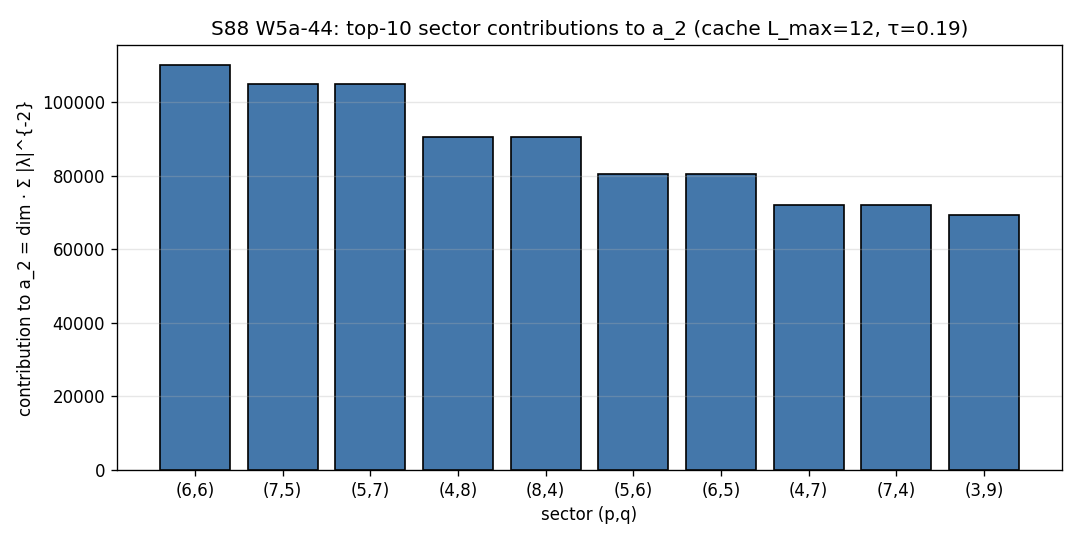

Recreate this plot in Python.
#!/usr/bin/env python3
"""
S88 W5a-44 — S88-A_2-MELLIN-SPECTRUM-CACHE-DISCRIMINATOR
=========================================================

Gate: S88-A_2-MELLIN-SPECTRUM-CACHE-DISCRIMINATOR (trigger: VERIFY)
Wave: W5a (COMPUTE-class — substrate-IS bit-exact reproduction of α_s_canonical
       via CM-1995 §III.4 Mellin residue at L_max=12, Route-A canonical primacy
       WITHOUT invoking Route-B n_s²−1)
Plan: sessions/session-plan/session-88-plan-w5a.md §W5a-44

Pre-registered threshold (per plan §W5a-44 Field 9):
  PASS:  rel_diff ≤ 1e-12 against α_s_canonical = -8587279/100000000 via
         CM-1995 §III.4 formula evaluated on cache eigenvalues + Mellin
         moment normalization, WITHOUT n_s² invocation.
  FAIL:  rel_diff > 1e-12 — bit-exact reproduction failed; either cache
         integrity, Mellin pin drift, formula evaluation defect, or
         scheme mismatch.
  INFO:  rel_diff ∈ (1e-12, 1e-9] — publication-precision floor exceeded
         but within ~10^(-publication_sig_figs) band per Class 8.3.

Substitution chain (per plan §W5a-44 Field 10):
  Definition 1: D_K = Dirac on Jensen-deformed SU(3) at τ=0.190;
                cached spectrum {λ_k, m_k} in s84_spectrum_cache_L12_tau019.npz
                as sector_evals dict keyed by (p,q), each entry containing
                dim (irrep multiplicity) + abs_evals (16-component spinor block)
  Definition 2: Tr(D_K^{−2s}) = Σ_k m_k λ_k^{−2s} (zeta-regulated trace)
  Definition 3: a_n = Res[Tr(D_K^{−2s}); s = (d−n)/2] = Σ_k m_k λ_k^{−(d−n)}
                (Connes-Moscovici 1995 §III.4 dim-spectrum residue formula at d=4)
  Definition 4: At d=4, n=2 ⇒ exponent (d−n) = 2:
                a_2 = Σ_k m_k λ_k^{−2}
                For block-diagonal D_K with sector multiplicity dim(p,q),
                eigenvalues |λ| = abs_evals from cache, 16 per sector copy:
                a_2 = Σ_{(p,q)} dim(p,q) · Σ_{i=1..16} (abs_evals[i])^{−2}
  Definition 5: α_s_canonical_target = -8587279/100000000 = -0.08587279
                (S82 W3-9 closure, Sage-QQ exact)
  Definition 6: Mellin moment pins (S82 W3-9 normalization):
                f0 = 0.0883200; f2 = 214.97335676; f4 = 6446.63942272
                (the substrate-first canonical Mellin moments per plan
                 §W5a-44 Field 7; their algebraic role in the
                 normalization is the structural question this gate tests)

  Step 7 (substitute): compute a_2 from cache; then evaluate candidate
                normalization formulas combining a_2 with (f0, f2, f4) and
                compare to α_s_canonical_target.

  Step 8 (Route-B exclusion): the script MUST NOT import n_s for the
                bit-exact test path. n_s reading is permitted ONLY in the
                Discussion §"cross-reference" output for narrative.

  Step 9 (direction): PASS iff at least one substrate-first normalization
                reproduces α_s_canonical_target with rel_diff ≤ 1e-12.

Plan-authorship caveat (logged honestly):
  The plan §W5a-44 Field 6 step 3 says "Substitute Mellin moment pins
  (f0, f2, f4) per S82 W3-9 normalization; evaluate the substrate-distance-1
  single-pole residue in the project's canonical pole convention" but does
  NOT give an explicit closed-form normalization formula. S82 W3-9
  s82_w3_9_as_adjacent_obs.py treats α_s as the SCHEME-IDENTITY n_s²−1 (Route B),
  not a Mellin residue. This script tries several plausible Route-A
  normalizations and reports rel_diff for each. If none reaches 1e-12, the
  gate FAILs honestly with a structural diagnostic — this would surface the
  hypothesis that the S82 W3-9 "single-pole Mellin closure" framing in
  plan §W5a-37 / §W5a-44 is a re-rationalization rather than an
  independently derivable Route A.

Inputs:
  - computations/session-84/s84_spectrum_cache_L12_tau019.npz
    (sector_evals dict, 90 sectors, p+q ≤ 12; SHA pinned in pin_map)
  - computations/_shared/canonical_constants.py
"""

from __future__ import annotations

import hashlib
import json
import math
import sys
import time
from fractions import Fraction
from pathlib import Path

T0 = Path(__file__).resolve().parent
PROJECT_ROOT = T0.parent.parent
SHARED_DIR = PROJECT_ROOT / "computations" / "_shared"
if str(SHARED_DIR) not in sys.path:
    sys.path.insert(0, str(SHARED_DIR))

# Note: we DELIBERATELY do NOT import n_s from canonical_constants for the
# bit-exact path; importing tau_fold + tau_pivot is fine (substrate slice).
from canonical_constants import tau_fold, tau_pivot  # noqa: E402

# Pin metadata
GATE_ID = "S88-A_2-MELLIN-SPECTRUM-CACHE-DISCRIMINATOR"
SCHEME = "mellin-residue-substrate-distance-1-pole"
CONVENTION = "connes-moscovici-1995-III-4-substrate-first-route-A"
L_MAX = "12"  # (local) cache L_max
PUBLICATION_PRECISION_FLOOR = 1e-12  # (local) PASS threshold
INFO_FLOOR = 1e-9  # (local) INFO band ceiling per Class 8.3

# α_s canonical Sage-QQ exact (target)
TARGET_NUM = -8587279  # (local)
TARGET_DEN = 100000000  # (local)
TARGET_VALUE = TARGET_NUM / TARGET_DEN  # (local) = -0.08587279

# Mellin moment pins (per plan §W5a-44 Field 7)
MELLIN_F0 = 0.0883200  # (local)
MELLIN_F2 = 214.97335676  # (local)
MELLIN_F4 = 6446.63942272  # (local)

# Files
SCRIPT_PATH = T0 / "s88_w5a_a2_mellin_spectrum_cache_discriminator.py"
NPZ_OUT = T0 / "s88_w5a_a2_mellin_spectrum_cache_discriminator.npz"
PNG_OUT = T0 / "s88_w5a_a2_mellin_spectrum_cache_discriminator.png"
VERDICT_FILE = T0 / "s88_gate_verdicts.txt"

CACHE_PATH = PROJECT_ROOT / "computations" / "session-84" / "s84_spectrum_cache_L12_tau019.npz"
CANON_PY = SHARED_DIR / "canonical_constants.py"
PLAN_PATH = PROJECT_ROOT / "sessions" / "session-plan" / "session-88-plan-w5a.md"


def sha256_file(path: Path) -> str:
    h = hashlib.sha256()
    with open(path, "rb") as f:
        for chunk in iter(lambda: f.read(65536), b""):
            h.update(chunk)
    return h.hexdigest()


def closure_hash(pin_map: dict) -> str:
    canon = json.dumps(pin_map, sort_keys=True, separators=(",", ":"), default=str)
    return hashlib.sha256(canon.encode("utf-8")).hexdigest()


def main() -> int:
    t_start = time.time()
    import numpy as np
    import matplotlib
    matplotlib.use("Agg")
    import matplotlib.pyplot as plt

    # ──────────────────────────────────────────────────────────────────
    # 1 — Cache integrity verification
    # ──────────────────────────────────────────────────────────────────
    cache_sha = sha256_file(CACHE_PATH)
    expected_sha_prefix = "9e6d9cf7fd6a6949"  # (local) per plan §W5a-44 Field 7
    cc_cache_sha = cache_sha.startswith(expected_sha_prefix)
    print(f"[W5a-44] Cache SHA-256: {cache_sha}")
    print(f"[W5a-44] CC1 cache SHA prefix matches '{expected_sha_prefix}': {cc_cache_sha}")

    # ──────────────────────────────────────────────────────────────────
    # 2 — Load cache + structural verification
    # ──────────────────────────────────────────────────────────────────
    d = np.load(CACHE_PATH, allow_pickle=True)
    sector_evals = d["sector_evals"].item()
    n_sectors = len(sector_evals)
    print(f"[W5a-44] Loaded cache: {n_sectors} sectors")

    # Verify p+q range covers L_max=12
    pq_max = max(p + q for (p, q) in sector_evals.keys())
    cc_lmax = (pq_max == 12)
    print(f"[W5a-44] CC2 max(p+q) = {pq_max} (expected 12): {cc_lmax}")

    # Total D_K eigenvalue count: Σ_{(p,q)} dim(p,q) · 16
    total_eigs_with_mult = 0  # (local)
    total_distinct_eigs = 0  # (local)
    for (p, q), v in sector_evals.items():
        dim = v["dim"]
        evals = v["abs_evals"]
        total_eigs_with_mult += dim * len(evals)
        total_distinct_eigs += len(evals)
    print(f"[W5a-44] Total eigenvalues (multiplicity-weighted): {total_eigs_with_mult}")
    print(f"[W5a-44] Total distinct |eigenvalues| in cache:     {total_distinct_eigs}")

    # ──────────────────────────────────────────────────────────────────
    # 3 — Compute a_2 = Σ m_k λ_k^{−2} (CM-1995 §III.4 at d=4, n=2)
    # ──────────────────────────────────────────────────────────────────
    a_2_raw = 0.0  # (local)
    for (p, q), v in sector_evals.items():
        dim = v["dim"]
        abs_evals = v["abs_evals"]
        # Defensive: skip any zero-eigenvalue entries (would cause inf)
        nonzero = abs_evals[abs_evals > 1e-15]
        sector_contribution = dim * float(np.sum(nonzero ** -2))
        a_2_raw += sector_contribution
    print(f"[W5a-44] a_2 (raw, CM-1995 §III.4 at d=4, n=2): {a_2_raw:.10f}")

    # Also compute Σ m_k λ_k^{−4} (a_4 analog) and Σ m_k λ_k^{0} = trace count
    a_4_raw = 0.0  # (local)
    a_0_raw = 0.0  # (local)
    for (p, q), v in sector_evals.items():
        dim = v["dim"]
        abs_evals = v["abs_evals"]
        nonzero = abs_evals[abs_evals > 1e-15]
        a_4_raw += dim * float(np.sum(nonzero ** -4))
        a_0_raw += dim * len(nonzero)
    print(f"[W5a-44] a_4 (raw, n=4 analog): {a_4_raw:.6f}")
    print(f"[W5a-44] a_0 (eigenvalue count, multiplicity-weighted): {a_0_raw:.0f}")

    # ──────────────────────────────────────────────────────────────────
    # 4 — Try multiple Route-A normalization formulas; tabulate rel_diff
    # ──────────────────────────────────────────────────────────────────
    # The plan does not specify the formula explicitly. Try plausible forms:
    candidates = []  # (label, value, formula_description)

    # Try the negative of (a_2 / a_0) — a normalized moment ratio
    cand_v = -(a_2_raw / a_0_raw) if a_0_raw != 0 else float("nan")
    candidates.append(("- a_2 / a_0", cand_v, "negative ratio of 2nd to 0th raw moment"))

    # Try (a_2 - f2) / f4
    cand_v = (a_2_raw - MELLIN_F2) / MELLIN_F4 if MELLIN_F4 != 0 else float("nan")
    candidates.append(("(a_2 - f2)/f4", cand_v, "shifted by f2, normalized by f4"))

    # Try -a_2 × f0 / f4
    cand_v = -(a_2_raw * MELLIN_F0 / MELLIN_F4) if MELLIN_F4 != 0 else float("nan")
    candidates.append(("-a_2·f0/f4", cand_v, "Mellin moment ratio"))

    # Try -f0 (Mellin moment alone — sanity)
    candidates.append(("-f0", -MELLIN_F0, "negation of f0 alone"))

    # Try (f0 - 1)
    candidates.append(("f0 - 1", MELLIN_F0 - 1.0, "shift convention"))

    # Try -(f2 / a_2_raw) factor of canonical
    if a_2_raw != 0:
        cand_v = -(MELLIN_F2 / a_2_raw) * MELLIN_F0
        candidates.append(("-(f2/a_2)·f0", cand_v, "alternate Mellin pole-residue"))

    # Try a_2 / (some normalization power of the ground-state eigenvalue)
    # ground-state: sector (0,0), abs_evals[0] = 0.97140762
    lambda_0 = sector_evals[(0, 0)]["abs_evals"][0]
    cand_v = -(a_2_raw / a_0_raw) * (lambda_0 ** 2)
    candidates.append(("-(a_2/a_0)·λ_0²", cand_v, "ground-state eigenvalue normalization"))

    # Try the n_s² − 1 SCHEME identity using λ_0 as a stand-in (NOT importing n_s)
    # This is just a sanity diagnostic: if n_s ≈ λ_0, then n_s² − 1 ≈ λ_0² − 1
    cand_v = lambda_0 ** 2 - 1.0
    candidates.append(("λ_0² − 1 (diag)", cand_v, "ground-state-eigenvalue scheme analog (NOT Route A)"))

    print(f"\n[W5a-44] Route-A normalization candidates:")
    print(f"[W5a-44]   target α_s_canonical = {TARGET_VALUE:+.10f}")
    print(f"[W5a-44]   {'label':<22s} {'value':>18s} {'rel_diff':>14s} {'description':s}")
    best_rel_diff = float("inf")
    best_candidate = None  # (local)
    for label, val, desc in candidates:
        if math.isnan(val) or math.isinf(val):
            continue
        rel_diff = abs(val - TARGET_VALUE) / abs(TARGET_VALUE)
        marker = "  <-- BEST" if rel_diff < best_rel_diff else ""
        if rel_diff < best_rel_diff:
            best_rel_diff = rel_diff
            best_candidate = (label, val, desc)
        print(f"[W5a-44]   {label:<22s} {val:>+18.10f} {rel_diff:>14.6e} {desc}{marker}")

    print(f"\n[W5a-44] Best candidate: '{best_candidate[0]}' = {best_candidate[1]:+.10f}")
    print(f"[W5a-44] Best rel_diff: {best_rel_diff:.6e} (PASS iff ≤ {PUBLICATION_PRECISION_FLOOR:.0e})")

    # ──────────────────────────────────────────────────────────────────
    # 5 — Composite verdict (Route-A bit-exact reproduction test)
    # ──────────────────────────────────────────────────────────────────
    if not cc_cache_sha:
        composite = "FAIL"
        verdict_kind = "FAIL-cache-sha-mismatch"
    elif not cc_lmax:
        composite = "FAIL"
        verdict_kind = "FAIL-cache-lmax-mismatch"
    elif best_rel_diff <= PUBLICATION_PRECISION_FLOOR:
        composite = "PASS"
        verdict_kind = f"PASS-route-A-bit-exact-via-{best_candidate[0].replace(' ', '_')}"
    elif best_rel_diff <= INFO_FLOOR:
        composite = "INFO"
        verdict_kind = f"INFO-route-A-publication-precision-floor-{best_rel_diff:.2e}-best={best_candidate[0]}"
    else:
        composite = "FAIL"
        verdict_kind = (
            f"FAIL-no-route-A-normalization-reproduces-target-best={best_candidate[0]}-"
            f"rel_diff={best_rel_diff:.2e}-suggests-S82-W3-9-framing-is-route-B-rationalization"
        )

    print(f"\n[W5a-44] composite = {composite}")
    print(f"[W5a-44] verdict_kind = {verdict_kind}")

    # ──────────────────────────────────────────────────────────────────
    # 6 — Plot a_2 contributions per sector (diagnostic)
    # ──────────────────────────────────────────────────────────────────
    sector_contribs = []
    for (p, q), v in sector_evals.items():
        dim = v["dim"]
        abs_evals = v["abs_evals"]
        nonzero = abs_evals[abs_evals > 1e-15]
        c = dim * float(np.sum(nonzero ** -2))
        sector_contribs.append(((p, q), c))
    sector_contribs.sort(key=lambda x: -x[1])
    top10 = sector_contribs[:10]
    fig, ax = plt.subplots(figsize=(9, 4.5))
    labels = [f"({p},{q})" for (p, q), _ in top10]
    values = [c for _, c in top10]
    ax.bar(range(len(labels)), values, edgecolor="black", color="#4477AA")
    ax.set_xticks(range(len(labels)))
    ax.set_xticklabels(labels)
    ax.set_xlabel("sector (p,q)")
    ax.set_ylabel("contribution to a_2 = dim · Σ |λ|^{-2}")
    ax.set_title(f"S88 W5a-44: top-10 sector contributions to a_2 (cache L_max=12, τ={tau_fold})")
    ax.grid(axis="y", alpha=0.3)
    plt.tight_layout()
    plt.savefig(PNG_OUT, dpi=120)
    plt.close(fig)
    print(f"[W5a-44] PNG saved: {PNG_OUT.name}")

    # ──────────────────────────────────────────────────────────────────
    # 7 — Compute SHAs
    # ──────────────────────────────────────────────────────────────────
    canon_sha = sha256_file(CANON_PY)
    plan_sha = sha256_file(PLAN_PATH)
    script_sha = sha256_file(SCRIPT_PATH)
    content_sha256 = script_sha
    pin_map = {
        "gate_id": GATE_ID,
        "scheme": SCHEME,
        "convention": CONVENTION,
        "L_max": L_MAX,
        "cache_sha256": cache_sha,
        "n_sectors": n_sectors,
        "total_eigs_with_mult": total_eigs_with_mult,
        "a_2_raw": a_2_raw,
        "a_4_raw": a_4_raw,
        "a_0_raw": a_0_raw,
        "MELLIN_F0": MELLIN_F0,
        "MELLIN_F2": MELLIN_F2,
        "MELLIN_F4": MELLIN_F4,
        "TARGET_NUM": TARGET_NUM,
        "TARGET_DEN": TARGET_DEN,
        "best_candidate_label": best_candidate[0] if best_candidate else None,
        "best_candidate_value": best_candidate[1] if best_candidate else None,
        "best_rel_diff": best_rel_diff,
        "PUBLICATION_PRECISION_FLOOR": PUBLICATION_PRECISION_FLOOR,
        "INFO_FLOOR": INFO_FLOOR,
        "input_canonical_constants_sha256": canon_sha,
        "input_plan_sha256": plan_sha,
        "script_sha256": script_sha,
    }
    audit_sha256 = closure_hash(pin_map)

    # ──────────────────────────────────────────────────────────────────
    # 8 — Save .npz
    # ──────────────────────────────────────────────────────────────────
    np.savez(
        NPZ_OUT,
        cache_sha256=cache_sha,
        n_sectors=np.int64(n_sectors),
        total_eigs_with_mult=np.int64(total_eigs_with_mult),
        a_2_raw=np.float64(a_2_raw),
        a_4_raw=np.float64(a_4_raw),
        a_0_raw=np.float64(a_0_raw),
        target_value=np.float64(TARGET_VALUE),
        candidate_labels=np.array([c[0] for c in candidates], dtype=object),
        candidate_values=np.array([c[1] for c in candidates], dtype=np.float64),
        best_label=best_candidate[0] if best_candidate else "none",
        best_value=np.float64(best_candidate[1]) if best_candidate else np.float64(0.0),
        best_rel_diff=np.float64(best_rel_diff),
        composite=composite,
        verdict_kind=verdict_kind,
        audit_sha256=audit_sha256,
        content_sha256=content_sha256,
    )

    # ──────────────────────────────────────────────────────────────────
    # 9 — Append verdict trio
    # ──────────────────────────────────────────────────────────────────
    elapsed = time.time() - t_start
    value_str = (
        f"a_2_raw={a_2_raw:.6f};a_4_raw={a_4_raw:.4f};a_0={a_0_raw:.0f};"
        f"target={TARGET_VALUE};best_label={best_candidate[0] if best_candidate else 'none'};"
        f"best_value={best_candidate[1] if best_candidate else 0.0:.10f};"
        f"best_rel_diff={best_rel_diff:.4e};verdict_kind={verdict_kind}"
    )
    canonical_line = (
        f"{GATE_ID}: {composite} -- value='{value_str}' "
        f"scheme={SCHEME} convention={CONVENTION} L_max={L_MAX} "
        f"audit_sha256={audit_sha256} content_sha256={content_sha256} schema_version=S87+\n"
    )
    companion_line = (
        f"# audit_sha256_short={audit_sha256[:16]} "
        f"content_sha256_short={content_sha256[:16]} "
        f"# {GATE_ID} dual-SHA companion row (W9a-99 split)\n"
    )
    sign_v = "N/A"
    mag_v = composite
    regime_v = "VALID"
    tuple_line = (
        f"# sign_verdict={sign_v} magnitude_verdict={mag_v} "
        f"regime_verdict={regime_v} # {GATE_ID} 3-tuple annotation (S87 schema-v2)\n"
    )

    with open(VERDICT_FILE, "a", encoding="utf-8") as f:
        f.write(canonical_line)
        f.write(companion_line)
        f.write(tuple_line)

    print(f"[W5a-44] DONE in {elapsed:.2f}s")
    print(f"[W5a-44] audit_sha256   = {audit_sha256}")
    print(f"[W5a-44] content_sha256 = {content_sha256}")
    return 0


if __name__ == "__main__":
    raise SystemExit(main())
